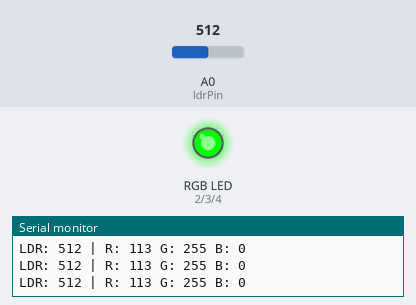
This sketch was run on a simulated Arduino Uno, built with avr-gcc and run on an emulated ATmega328P. Shown: an RGB LED mixed from three pins (HIGH = lit), the last lines printed to the serial monitor. The inputs (shaded band) are chosen by the test bench; at power-on: A0 (ldrPin) = 512.

Above: at 1.2 s.
1.3 s: A0 (ldrPin) set to 390
At 1.6 s:
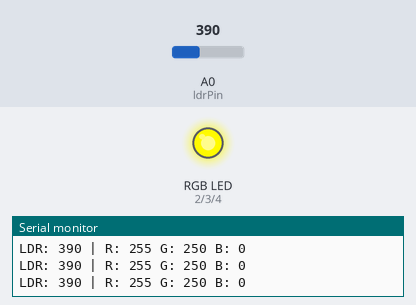
2.8 s: A0 (ldrPin) set to 511
At 3.3 s:
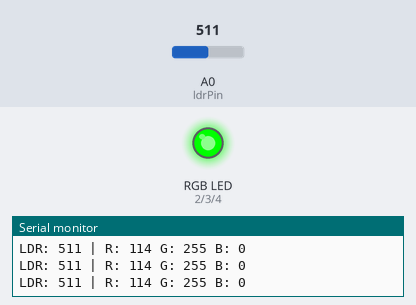
4.3 s: A0 (ldrPin) set to 716
At 4.9 s:
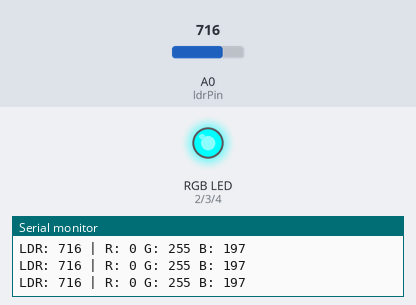
5.8 s: A0 (ldrPin) set to 823
At 6.5 s:
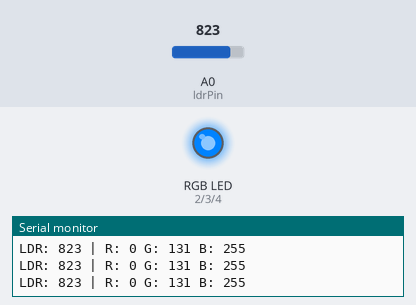
7.3 s: A0 (ldrPin) set to 853
At 8.1 s:
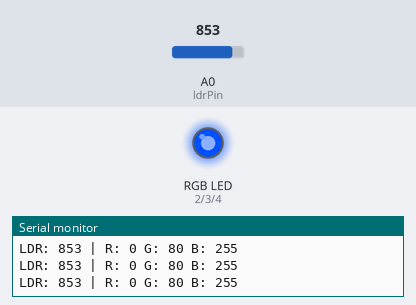
8.8 s: A0 (ldrPin) set to 11
At 9.7 s:
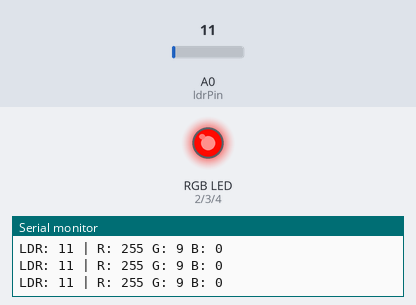
10.3 s: A0 (ldrPin) set to 8
Timing chart, 0 to 12.8 s (numbered marks = the images above; inputs shaded):
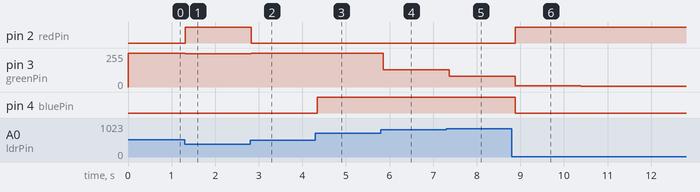

The sketch:

PhotVoltainc-RGB_Shifter.ino
```cpp
int redPin = 2;
int greenPin = 3;
int bluePin = 4;

int ldrPin = A0;
int ldrValue = 0;

void setup() {
  pinMode(redPin, OUTPUT);
  pinMode(greenPin, OUTPUT);
  pinMode(bluePin, OUTPUT);
  Serial.begin(9600);
}

void loop() {
  ldrValue = analogRead(ldrPin);         // 0 to 1023
  int input = constrain(ldrValue, 0, 1000);

  int red = 0, green = 0, blue = 0;

  if (input <= 200) {
    // Red to Orange (Red=255, Green=0 → Red=255, Green=165)
    red = 255;
    green = map(input, 0, 200, 0, 165);
    blue = 0;
  } else if (input <= 400) {
    // Orange to Yellow (Green=165 → 255)
    red = 255;
    green = map(input, 200, 400, 165, 255);
    blue = 0;
  } else if (input <= 600) {
    // Yellow to Green (Red=255 → 0)
    red = map(input, 400, 600, 255, 0);
    green = 255;
    blue = 0;
  } else if (input <= 750) {
    // Green to Cyan (Blue=0 → 255)
    red = 0;
    green = 255;
    blue = map(input, 600, 750, 0, 255);
  } else if (input <= 900) {
    // Cyan to Blue (Green=255 → 0)
    red = 0;
    green = map(input, 750, 900, 255, 0);
    blue = 255;
  } else {
    // Blue to Purple (Red=0 → 128)
    red = map(input, 900, 1000, 0, 128);
    green = 0;
    blue = 255;
  }

  analogWrite(redPin, red);
  analogWrite(greenPin, green);
  analogWrite(bluePin, blue);

  Serial.print("LDR: ");
  Serial.print(input);
  Serial.print(" | R: ");
  Serial.print(red);
  Serial.print(" G: ");
  Serial.print(green);
  Serial.print(" B: ");
  Serial.println(blue);

  delay(100);
}
```

Measured:
- the behaviour switches between 841 and 842 on A0 (ldrPin) (found by bisection; images 4 and 5)
- after the input at 1.3 s, pin 2 (redPin): LOW → HIGH at once; pin 3 (greenPin): 255/255 → 250/255 at once
- after the input at 2.8 s, pin 2 (redPin): HIGH → LOW at once; pin 3 (greenPin): 250/255 → 255/255 at once
- after the input at 4.3 s, pin 4 (bluePin): LOW → HIGH at once
- after the input at 5.8 s, pin 3 (greenPin): 255/255 → 131/255 after 0.05 s
- after the input at 7.3 s, pin 3 (greenPin): 131/255 → 80/255 after 0.07 s
- after the input at 8.8 s, pin 2 (redPin): LOW → HIGH after 0.08 s; pin 3 (greenPin): 80/255 → 9/255 after 0.08 s; pin 4 (bluePin): HIGH → LOW after 0.08 s
- after the input at 10.3 s, pin 3 (greenPin): 9/255 → 6/255 after 0.09 s
